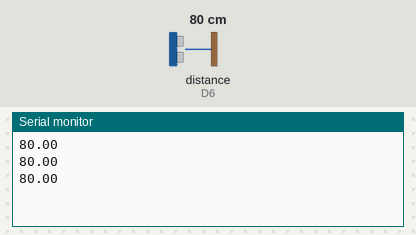
The sketch below on a simulated ESP8266 (Wemos D1 mini). On the bench: the last lines printed to the serial monitor. The inputs (shaded band) are chosen by the test bench; at power-on: distance to the obstacle (sensor on D6) 80 cm. WiFi joins after 1.5 s; servers stay silent unless stated.

Above: at 3.1 s.
3.2 s: distance to the obstacle (sensor on D6) set to 2 cm
At 3.8 s:
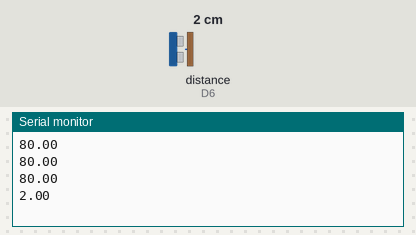
4.7 s: distance to the obstacle (sensor on D6) set to 4 cm
At 5.4 s:
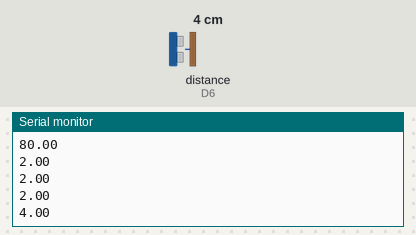
Timing chart, 0 to 7.7 s (numbered marks = the images above; inputs shaded):
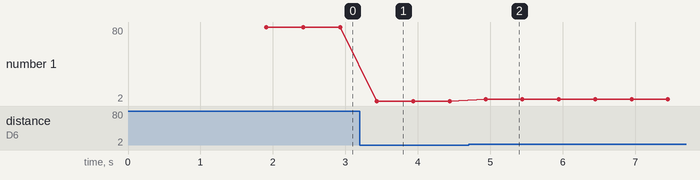

Measured:
- after the input at 3.2 s, the serial monitor: prints a new line after 0.23 s (image 1)
- after the input at 4.7 s, the serial monitor: prints a new line after 0.24 s (image 2)
- plotted number 1: 80 → 2 after the input at 3.2 s, 2 → 4 after the input at 4.7 s

The sketch:

HCSCR04_ED_BLYNK.ino
```cpp
#include <HCSR04.h>

UltraSonicDistanceSensor distanceSensor(D5, D6);

// Fill-in information from your Blynk Template here
#define BLYNK_TEMPLATE_ID "TMPLUXf_gxD2"
#define BLYNK_DEVICE_NAME "HC SR04"

#define BLYNK_FIRMWARE_VERSION        "0.1.0"

#define BLYNK_PRINT Serial
//#define BLYNK_DEBUG

#define APP_DEBUG

// Uncomment your board, or configure a custom board in Settings.h
//#define USE_SPARKFUN_BLYNK_BOARD
#define USE_NODE_MCU_BOARD
//#define USE_WITTY_CLOUD_BOARD
//#define USE_WEMOS_D1_MINI

#include "BlynkEdgent.h"

BLYNK_CONNECTED(){
  Blynk.syncVirtual(V0);
}

void setup()
{
  Serial.begin(115200);
  delay(100);

  BlynkEdgent.begin();

}

void loop() {
  BlynkEdgent.run();

  Serial.println(distanceSensor.measureDistanceCm());
  delay(500);
  Blynk.virtualWrite(V0,distanceSensor.measureDistanceCm());
}
```
